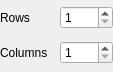
<?xml version="1.0" encoding="UTF-8"?>
<ui version="4.0">
 <class>GeometrySelector</class>
 <widget class="QWidget" name="GeometrySelector">
  <property name="geometry">
   <rect>
    <x>0</x>
    <y>0</y>
    <width>113</width>
    <height>72</height>
   </rect>
  </property>
  <property name="sizePolicy">
   <sizepolicy hsizetype="Preferred" vsizetype="Preferred">
    <horstretch>0</horstretch>
    <verstretch>0</verstretch>
   </sizepolicy>
  </property>
  <property name="windowTitle">
   <string>Form</string>
  </property>
  <layout class="QGridLayout" name="gridLayout">
   <property name="leftMargin">
    <number>0</number>
   </property>
   <property name="topMargin">
    <number>0</number>
   </property>
   <property name="rightMargin">
    <number>0</number>
   </property>
   <property name="bottomMargin">
    <number>0</number>
   </property>
   <item row="0" column="0">
    <widget class="QLabel" name="label">
     <property name="text">
      <string>Rows</string>
     </property>
     <property name="buddy">
      <cstring>rowSpinBox</cstring>
     </property>
    </widget>
   </item>
   <item row="0" column="1">
    <widget class="QSpinBox" name="rowSpinBox">
     <property name="minimum">
      <number>1</number>
     </property>
     <property name="maximum">
      <number>10</number>
     </property>
     <property name="singleStep">
      <number>1</number>
     </property>
    </widget>
   </item>
   <item row="1" column="0">
    <widget class="QLabel" name="label_2">
     <property name="text">
      <string>Columns</string>
     </property>
     <property name="buddy">
      <cstring>colSpinBox</cstring>
     </property>
    </widget>
   </item>
   <item row="1" column="1">
    <widget class="QSpinBox" name="colSpinBox">
     <property name="minimum">
      <number>1</number>
     </property>
     <property name="maximum">
      <number>10</number>
     </property>
    </widget>
   </item>
  </layout>
 </widget>
 <resources/>
 <connections/>
</ui>
